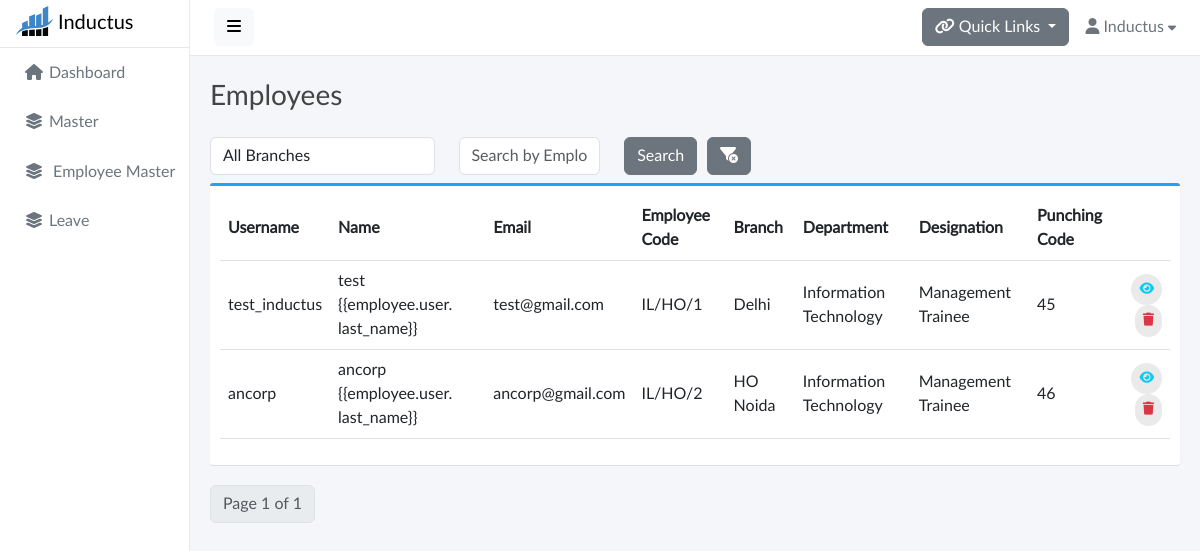
Page /employees/ (signed in) on the committed database.
### base/models.py (models this page shows, shortened)
class Employee(models.Model):
    GENDER_CHOICES = [
        ('Male', 'Male'),
        ('Female', 'Female'),
    ]
    SHIFT_CHOICES = [
        ('General', 'General'),
        ('UNICEF', 'UNICEF'),
    ]
    EMPLOYEE_TYPE_CHOICES = [
        ('Permanent','Permanent')
    ]
    GRADE_CHOICES = [
        ('Employee','Employee'),
        ('Consultant','Consultant'),
        ('UNF Employee','UNF Employee'),
        ('UNF Supervisor','UNF Supervisor'),
    ]
    id = models.CharField(max_length=25,primary_key=True,default=generate_unique_id,editable=False)
    user = models.OneToOneField(User, on_delete=models.CASCADE,editable=False)
    employee_code = models.CharField(max_length=20,unique=True,null=True,blank=True)
    first_name = models.CharField(max_length=100 ,null=True,blank=True)
    middle_name = models.CharField(max_length=100,blank=True,null=True)
    last_name = models.CharField(max_length=100 , null=True,blank=True)
    email = models.CharField(max_length=100, null=True,blank=True , unique=True)
    official_email= models.CharField(max_length=100, blank=True , null=True , unique=True)
    gender = models.CharField(max_length=10, choices=GENDER_CHOICES)
    punching_code = models.IntegerField(unique=True , null=True , blank=True)
    date_of_joining = models.DateField(null=True)
    branch = models.ForeignKey(Branch, on_delete=models.SET_NULL,null=True,blank=True)
    department = models.ForeignKey(Department, on_delete=models.SET_NULL, null=True,blank=True)
    designation = models.ForeignKey(Designation, on_delete=models.SET_NULL,null=True,blank=True)
    employee_type = models.CharField(max_length=100, choices=EMPLOYEE_TYPE_CHOICES)
    shift = models.CharField(max_length=100, choices=SHIFT_CHOICES)
    grade = models.CharField(max_length=100, choices=GRADE_CHOICES)
    reporting_manager = models.ForeignKey(
        'self',
        on_delete=models.SET_NULL,
        null=True,
        blank=True,
        related_name='reportees'
    )
    ctc = models.CharField(max_length=20,null=True,blank=True)
    gross_salary = models.CharField(max_length=20,null=True,blank=True)
    basic_salary = models.CharField(max_length=20,null=True,blank=True)

class Branch(models.Model):
    id = models.CharField(default=generate_unique_id,primary_key=True,editable=False,max_length=25)
    branch_name = models.CharField(max_length=100,unique=True)
    branch_code = models.CharField(max_length=100,unique=True)
    address = models.CharField(max_length=200,blank=True,null=True)
    tehsil = models.CharField(max_length=100,blank=True,null=True)
    district = models.CharField(max_length=100,blank=True,null=True)
    city = models.CharField(max_length=50,blank=True,null=True)
    state = models.CharField(max_length=50,choices=STATE_CHOICES,blank=True,null=True)
    country = CountryField(blank_label="(select country)")
    status = models.BooleanField()
    def __str__(self):
        return self.branch_name

class Department(models.Model):
    id = models.CharField(max_length=25,primary_key=True,default=generate_unique_id,editable=False)
    department_name = models.CharField(max_length=100,unique=True)
    department_code = models.CharField(max_length=5,unique=True,blank=True,null=True)
    status = models.BooleanField(default=True)
    def __str__(self):
        return self.department_name

class Designation(models.Model):
    id = models.CharField(max_length=25,primary_key=True,default=generate_unique_id,editable=False)
    designation_name = models.CharField(max_length=100,unique=True)
    designation_code = models.CharField(max_length=5,unique=True,blank=True,null=True)
    status = models.BooleanField(default=True)
    def __str__(self):
        return self.designation_name

### base/views.py (the view)
# urls.py: path('employees/',views.EmployeeView,name='employees'),
@login_required(login_url='signin')
def EmployeeView(request):
    employees = Employee.objects.all()
    branchs = Branch.objects.all()
    departments = Department.objects.all()
    designations = Designation.objects.all()
    numeric_part = 0
    if request.method == 'GET':
        try:
            seleted_branch = request.GET.get('branch')
            if seleted_branch:
                employees = employees.filter(branch__branch_name=seleted_branch)
            employee_name = request.GET.get('employee_name')
            if employee_name:
                employees = employees.filter(Q(first_name__icontains=employee_name) | Q(last_name__icontains=employee_name))
            last_employee = Employee.objects.order_by('-employee_code').first()
            if last_employee:
                last_code = last_employee.employee_code
                if last_code and any(char.isdigit() for char in last_code):
                    numeric_part = int(''.join(filter(str.isdigit, last_code)))
        except Employee.DoesNotExist:
            pass  # Handle the case when no Employee objects exist
    items_per_page = 5
    employees = employees.order_by('id')
    paginator = Paginator(employees, items_per_page)
    page = request.GET.get('page')
    try:
        employees = paginator.page(page)
    except PageNotAnInteger:
        employees = paginator.page(1)
    except EmptyPage:
        employees = paginator.page(paginator.num_pages)
    context = {
        'employees': employees,
        'next_employee_code': numeric_part + 1,
        'designations': designations,
        'departments': departments,
        'branchs': branchs,
        'selected_branch' : seleted_branch,
        'employee_name' : employee_name
    }
    return render(request, 'employee.html', context)

### base/templates/employee.html (shortened to what this page needs)
{% extends 'base.html' %}
{% load static %}
{% block start %}
<div class="content">
  <div class="container">
    <div class="page-title">
      <h3>Employees</h3>
    </div>
      <form method="get" action="{% url 'employees' %}" id="filterform">
        <div class="row">
          <div class="col-sm-3 form-group mt-2 mb-2">
            <select class="form-control" name="branch" id="branch">
                <option value="">All Branches</option>
            </select>
          </div>
          <div class="col-sm-2 form-group mt-2 mb-2">
            <input class="form-control" type="text" name="employee_name"  {% if employee_name %} value="{{employee_name}}" {% else %} placeholder="Search by Employee" {% endif %} />
        </div>
          <div class="col-sm-1 form-group mt-2 mb-2">
            <button type="submit" class="btn btn-secondary">Search</button>
          </div>
          <div class="col-sm-1 form-group mt-2 mb-2">
            <a href="{% url 'employees' %}" class="btn btn-secondary" title="Remove Filters"><i class="fa-solid fa-filter-circle-xmark"></i></i></a>
          </div>
      </div>
    </form>
    <div class="box box-primary">
      <div class="box-body">
        <table width="100%" class="table table-hover" id="dataTables-example">
          <thead>
            <tr>
              <th>Username</th>
              <th>Name</th>
              <th>Email</th>
              <th>Employee Code</th>
              <th>Branch</th>
              <th>Department</th>
              <th>Designation</th>
              <th>Punching Code</th>
              <th></th>
            </tr>
          </thead>
          <tbody>
            {% if employees %}
            {% for employee in employees %}
            <tr>
              <td>{{employee.user.username}}</td>
              <td>{{employee.user.first_name}} {{employee.user.
                last_name}}</td>
              <td>{{employee.email}}</td>
              <td>{{employee.employee_code}}</td>
              <td>{{employee.branch}}</td>
              <td>{{employee.department}}</td>
              <td>{{employee.designation}}</td>
              <td>{{employee.punching_code}}</td>
              <td class="text-end">
                <a href="{% url 'employee_profile' employee.id %}" class="btn btn-outline-info btn-rounded"><i
                    class="fas fa-eye"></i></a>
                <a class="btn btn-outline-danger btn-rounded" data-bs-toggle="modal"
                  data-bs-target="#deleteUserModal{{employee.id}}">
                  <i class="fas fa-trash"></i>
                </a>
              </td>
            </tr>
            {% endfor %}
            {% else %}
            <tr>
              <td>No Record Found</td>
            </tr>
            {% endif %}
          </tbody>
        </table>
      </div>
    </div>
    <nav aria-label="Employee Pagination">
      <ul class="pagination ">
          <li class="page-item disabled">
              <span class="page-link">Page {{ employees.number }} of {{ employees.paginator.num_pages }}</span>
          </li>
      </ul>
  </nav>
  </div>
</div>
{% endblock %}

### static/css/master.css (style rules this page uses)
body, h1, .h1, h2, .h2, h3, .h3, h4, .h4, h5, .h5, h6, .h6, p, a, td { -moz-osx-font-smoothing: grayscale; -webkit-font-smoothing: antialiased; }
body { width: 100%; height: 100%; background: #f4f6fa; font-family: "Lato", "Helvetica Neue", Arial, Helvetica, sans-serif; font-size: 1rem; color: #444; }
#body>.content { position: relative; padding: .5rem; }
#body .content .page-title h3 { margin: 1rem 0; }
.page-title { margin: 0; font-size: 1.5rem; line-height: 1.5555556; }
.box { position: relative; border-radius: 3px; background: #ffffff; border-top: 3px solid #d2d6de; margin-bottom: 20px; width: 100%; box-shadow: 0 1px 1px rgba(0, 0, 0, 0.1); }
.box-body { border-top-left-radius: 0; border-top-right-radius: 0; border-bottom-right-radius: 3px; border-bottom-left-radius: 3px; padding: 10px; }
.box-primary { border-top-color: #22a1f9; }
.btn-rounded { border-radius: 10em; padding: 6px 8px; font-size: small; text-transform: none; text-shadow: none !important; background: #eaeaea; border-color: transparent; border: none; }
a, a:hover, a:focus { color: inherit; text-decoration: none; transition: all 0.3s; }
.table td, .table th { vertical-align: middle; }

### rows in the picture
Employee: user.username "test_inductus", user.first_name "test", email "test@gmail.com", employee_code "IL/HO/1", branch "Delhi", department "Information Technology", designation "Management Trainee", punching_code "45"
Employee: user.username "ancorp", user.first_name "ancorp", email "ancorp@gmail.com", employee_code "IL/HO/2", branch "HO Noida", department "Information Technology", designation "Management Trainee", punching_code "46"

### other values in the picture
{{ employees.number }} "1"
{{ employees.paginator.num_pages }} "1"
